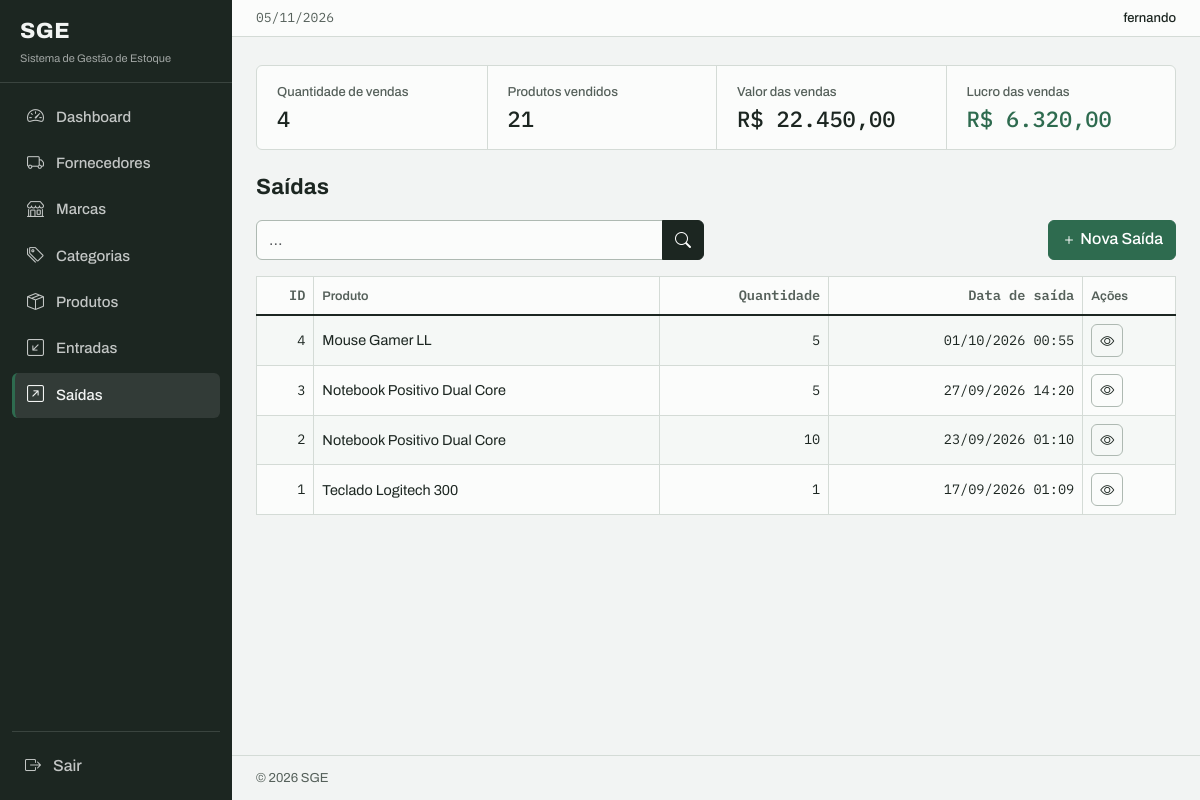
The page /outflows/list/ (signed in) on the database as committed earlier.
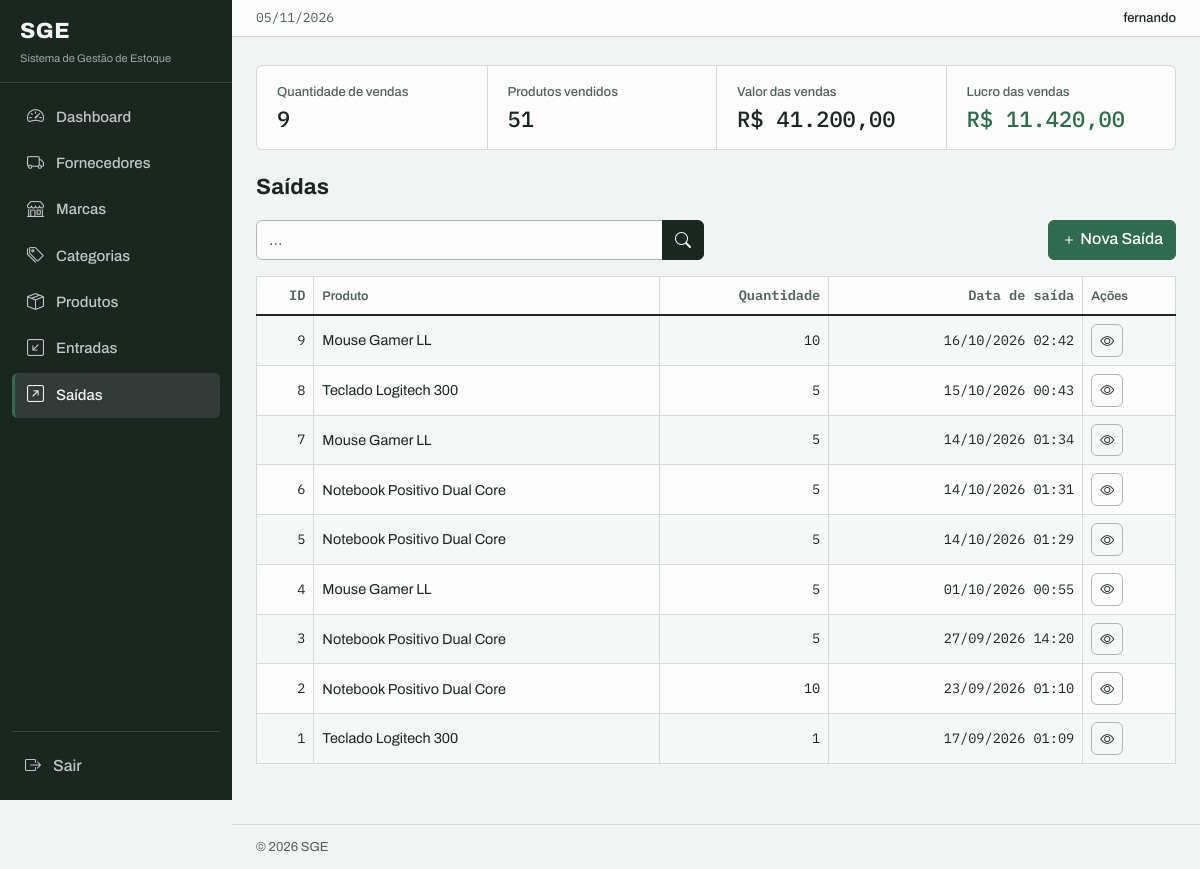
The same page on the database as committed later.
### outflows/models.py (models this page shows, shortened)
class Outflow(models.Model):
    product = models.ForeignKey(
        Product, on_delete=models.PROTECT, related_name="outflows"
    )
    quantity = models.IntegerField()
    description = models.TextField(null=True, blank=True)
    created_at = models.DateTimeField(auto_now_add=True)
    updated_at = models.DateTimeField(auto_now=True)
    class Meta:
        ordering = ["-created_at"]

### products/models.py (models this page shows)
class Product(models.Model):
    title = models.CharField(max_length=500)
    category = models.ForeignKey(
        Category, on_delete=models.PROTECT, related_name="products"
    )
    brand = models.ForeignKey(Brand, on_delete=models.PROTECT, related_name="products")
    description = models.TextField(null=True, blank=True)
    serie_number = models.CharField(max_length=200, null=True, blank=True)
    cost_price = models.DecimalField(max_digits=20, decimal_places=2)
    selling_price = models.DecimalField(max_digits=20, decimal_places=2)
    quantity = models.IntegerField(default=0)
    created_at = models.DateTimeField(auto_now_add=True)
    updated_at = models.DateTimeField(auto_now=True)
    class Meta:
        ordering = ["title"]
    def __str__(self):
        return self.title

### outflows/views.py (the view)
# urls.py: path("outflows/list/", views.OutflowListView.as_view(), name="outflow_list"),
class OutflowListView(LoginRequiredMixin, PermissionRequiredMixin, ListView):
    model = models.Outflow
    template_name = "outflow_list.html"
    context_object_name = "outflows"
    paginate_by = 10
    permission_required = "outflows.view_outflow"
    def get_queryset(self):
        queryset = super().get_queryset()
        product = self.request.GET.get("product")
        if product:
            queryset = queryset.filter(product__icontains=product)
        return queryset
    def get_context_data(self, **kwargs):
        context = super().get_context_data(**kwargs)
        context["sales_metrics"] = metrics.get_sales_metrics()
        return context

### app/context_processors.py (called while the page is built)
def static_versions(request):
    try:
        version = int(_CSS.stat().st_mtime)
    except OSError:
        version = 1
    return {"sge_css_v": version}

### app/metrics.py (called while the page is built)
def get_sales_metrics():
    total_sales = Outflow.objects.count()
    total_products_sold = (
        Outflow.objects.aggregate(total_products_sold=Sum("quantity"))[
            "total_products_sold"
        ] or 0
    )
    total_sales_value = sum(
        outflow.quantity * outflow.product.selling_price
        for outflow in Outflow.objects.all()
    )
    total_sales_cost = sum(
        outflow.quantity * outflow.product.cost_price
        for outflow in Outflow.objects.all()
    )
    total_sales_profit = total_sales_value - total_sales_cost
    return dict(
        total_sales=total_sales,
        total_products_sold=total_products_sold,
        total_sales_value=number_format(
            total_sales_value, decimal_pos=2, force_grouping=True
        ),
        total_sales_profit=number_format(
            total_sales_profit, decimal_pos=2, force_grouping=True
        ),
    )

### outflows/templates/outflow_list.html (shortened to what this page needs)
{% extends 'base.html' %}
{% block content %}
{% if perms.outflows.view_outflow%}
    {% include 'components/_sales_metrics.html' %}
{% endif %}
<h1 class="sge-page-title">Saídas</h1>
<div class="row mb-3">
    <div class="col-md-6">
        <form method="get" action="{% url 'outflow_list' %}" role="search">
            <div class="input-group">
                <input type="text" class="form-control" name="product" placeholder="…" aria-label="Buscar por produto" value="{{ request.GET.name }}">
                <button type="submit" class="btn btn-primary" aria-label="Buscar">
                    <i class="bi bi-search" aria-hidden="true"></i>
                </button>
            </div>
        </form>
    </div>
    {% if perms.outflows.add_outflow %}
        <div class="col-md-6">
            <a href="{% url 'outflow_create' %}" class="btn btn-success float-end">
                <i class="bi bi-plus" aria-hidden="true"></i> Nova Saída
            </a>
        </div>
    {% endif %}
</div>
<div class="table-responsive">
    <table class="table table-striped table-bordered">
        <thead>
            <tr>
                <th class="num" scope="col">ID</th>
                <th scope="col">Produto</th>
                <th class="num" scope="col">Quantidade</th>
                <th class="num" scope="col">Data de saída</th>
                <th scope="col">Ações</th>
            </tr>
        </thead>
        <tbody>
            {% for outflow in outflows %}
            <tr>
                <td class="num">{{ outflow.id }}</td>
                <td>{{ outflow.product }}</td>
                <td class="num">{{ outflow.quantity }}</td>
                <td class="num">{{ outflow.created_at|date:'d/m/Y H:i' }}</td>
                <td>
                    <a href="{% url 'outflow_detail' outflow.id %}" class="btn btn-info btn-sm" aria-label="Ver detalhes da saída {{ outflow.id }}">
                        <i class="bi bi-eye" aria-hidden="true"></i>
                    </a>
                </td>
            </tr>
            {% empty %}
            <tr><td colspan="5" class="text-center py-4 text-secondary">Nenhum registro para mostrar.</td></tr>
        {% endfor %}
        </tbody>
    </table>
</div>
{% endblock %}

### app/templates/base.html (shortened to what this page needs)
{% load static %}
<!DOCTYPE html>
<html lang="pt-br">
<head>
  <link href="https://cdn.jsdelivr.net/npm/bootstrap@5.3.3/dist/css/bootstrap.min.css" rel="stylesheet">
  <link rel="stylesheet" href="https://cdn.jsdelivr.net/npm/bootstrap-icons@1.11.3/font/bootstrap-icons.min.css">
  <link rel="stylesheet" href="{% static 'css/sge.css' %}?v={{ sge_css_v }}" id="sge-styles">
</head>
<body>
  {% if user.is_authenticated %}
    <div class="sge-shell">
      <nav class="sge-sidebar d-none d-md-flex" aria-label="Menu principal">
        {% include 'components/_sidebar.html' %}
      </nav>
      <div class="sge-main">
        {% include 'components/_header.html' %}
        <div class="sge-content">
  {% endif %}
          <main id="conteudo">
            {% block content %}
            {% endblock %}
          </main>
  {% if user.is_authenticated %}
        </div>
        {% include 'components/_footer.html' %}
      </div>
    </div>
  {% endif %}
</body>
</html>

### app/templates/components/_sidebar.html (shortened to what this page needs)
<a class="sge-brand" href="{% url 'home' %}">
  <span class="sge-brand-mark">SGE</span>
  <span class="sge-brand-sub">Sistema de Gestão de Estoque</span>
</a>
<nav class="sge-nav nav flex-column" aria-label="Seções do sistema">
  <ul class="nav flex-column w-100" style="gap: 2px; list-style: none; margin: 0; padding: 0;">
    <li class="nav-item">
      <a href="{% url 'home' %}" class="nav-link {% if request.resolver_match.url_name == 'home' %}active{% endif %}"
        {% if request.resolver_match.url_name == 'home' %}aria-current="page"{% endif %}>
        <i class="bi bi-speedometer2" aria-hidden="true"></i>
        <span>Dashboard</span>
      </a>
    </li>
    {% if perms.suppliers.view_supplier %}
      <li class="nav-item">
        <a href="{% url 'supplier_list' %}" class="nav-link {% if request.resolver_match.url_name == 'supplier_list' %}active{% endif %}"
          {% if request.resolver_match.url_name == 'supplier_list' %}aria-current="page"{% endif %}>
          <i class="bi bi-truck" aria-hidden="true"></i>
          <span>Fornecedores</span>
        </a>
      </li>
    {% endif %}
    {% if perms.brands.view_brand %}
      <li class="nav-item">
        <a href="{% url 'brand_list' %}" class="nav-link {% if request.resolver_match.url_name == 'brand_list' %}active{% endif %}"
          {% if request.resolver_match.url_name == 'brand_list' %}aria-current="page"{% endif %}>
          <i class="bi bi-shop" aria-hidden="true"></i>
          <span>Marcas</span>
        </a>
      </li>
    {% endif %}
    {% if perms.categories.view_category %}
      <li class="nav-item">
        <a href="{% url 'category_list' %}" class="nav-link {% if request.resolver_match.url_name == 'category_list' %}active{% endif %}"
          {% if request.resolver_match.url_name == 'category_list' %}aria-current="page"{% endif %}>
          <i class="bi bi-tags" aria-hidden="true"></i>
          <span>Categorias</span>
        </a>
      </li>
    {% endif %}
    {% if perms.products.view_product %}
      <li class="nav-item">
        <a href="{% url 'product_list' %}" class="nav-link {% if request.resolver_match.url_name == 'product_list' %}active{% endif %}"
          {% if request.resolver_match.url_name == 'product_list' %}aria-current="page"{% endif %}>
          <i class="bi bi-box-seam" aria-hidden="true"></i>
          <span>Produtos</span>
        </a>
      </li>
    {% endif %}
    {% if perms.inflows.view_inflow %}
      <li class="nav-item">
        <a href="{% url 'inflow_list' %}" class="nav-link {% if request.resolver_match.url_name == 'inflow_list' %}active{% endif %}"
          {% if request.resolver_match.url_name == 'inflow_list' %}aria-current="page"{% endif %}>
          <i class="bi bi-arrow-down-left-square" aria-hidden="true"></i>
          <span>Entradas</span>
        </a>
      </li>
    {% endif %}
    {% if perms.outflows.view_outflow %}
      <li class="nav-item">
        <a href="{% url 'outflow_list' %}" class="nav-link {% if request.resolver_match.url_name == 'outflow_list' %}active{% endif %}"
          {% if request.resolver_match.url_name == 'outflow_list' %}aria-current="page"{% endif %}>
          <i class="bi bi-arrow-up-right-square" aria-hidden="true"></i>
          <span>Saídas</span>
        </a>
      </li>
    {% endif %}
  </ul>
  <div class="sge-nav-exit">
    <form action="{% url 'logout' %}" method="post">
      <button type="submit" class="btn btn-link">
        <i class="bi bi-box-arrow-right" aria-hidden="true"></i>
        <span>Sair</span>
      </button>
    </form>
  </div>
</nav>

### app/templates/components/_header.html (shortened to what this page needs)
<header class="sge-topbar">
  <span class="sge-topbar-date" aria-label="Data de hoje">{% now 'd/m/Y' %}</span>
  <span class="sge-topbar-user">{{ user.username }}</span>
</header>

### app/templates/components/_sales_metrics.html
<section class="sge-ledger" aria-label="Resumo de vendas">
  <div class="sge-ledger-col">
    <span class="sge-ledger-label">Quantidade de vendas</span>
    <span class="sge-ledger-value">{{ sales_metrics.total_sales }}</span>
  </div>
  <div class="sge-ledger-col">
    <span class="sge-ledger-label">Produtos vendidos</span>
    <span class="sge-ledger-value">{{ sales_metrics.total_products_sold }}</span>
  </div>
  <div class="sge-ledger-col">
    <span class="sge-ledger-label">Valor das vendas</span>
    <span class="sge-ledger-value">R$ {{ sales_metrics.total_sales_value }}</span>
  </div>
  <div class="sge-ledger-col">
    <span class="sge-ledger-label">Lucro das vendas</span>
    <span class="sge-ledger-value is-in">R$ {{ sales_metrics.total_sales_profit }}</span>
  </div>
</section>

### app/templates/components/_footer.html
<footer class="sge-footer">
  © 2026 SGE
</footer>

Rows that differ between the two databases and show on the page:
added Outflow: id "9", product "Mouse Gamer LL", quantity "10", created_at "16/10/2026 02:42"
added Outflow: id "8", product "Teclado Logitech 300", quantity "5", created_at "15/10/2026 00:43"
added Outflow: id "7", product "Mouse Gamer LL", quantity "5", created_at "14/10/2026 01:34"
added Outflow: id "6", product "Notebook Positivo Dual Core", quantity "5", created_at "14/10/2026 01:31"
added Outflow: id "5", product "Notebook Positivo Dual Core", quantity "5", created_at "14/10/2026 01:29"
Other text that changed with them:
{{ sales_metrics.total_sales }}: "4" → "9"
{{ sales_metrics.total_products_sold }}: "21" → "51"
{{ sales_metrics.total_sales_value }}: "22.450,00" → "41.200,00"
{{ sales_metrics.total_sales_profit }}: "6.320,00" → "11.420,00"
